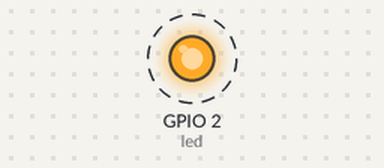
Simulated run of this program. Board: ESP32. Parts: output pins drawn as LEDs (lit = HIGH). Dashed ring = blinking.

Above: at 0.5 s.
Timing chart, 0 to 4.6 s (numbered marks = the images above):
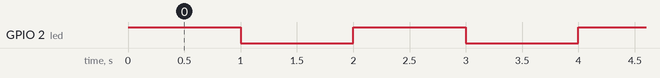

Measured:
- by itself, GPIO 2 (led): alternates HIGH for 1.0 s and LOW for 1.0 s

The program:

main.cpp
```cpp
#include <Arduino.h>

//const int LDR = 36;
//const int PIR = 13;
const int led = 2;

void setup() {
  Serial.begin(9600);
  pinMode(led,OUTPUT);
}

void loop() {
  // put your main code here, to run repeatedly:
  digitalWrite(led, HIGH);
  delay(1000);
  digitalWrite(led,LOW);
  delay(1000);
}
```
